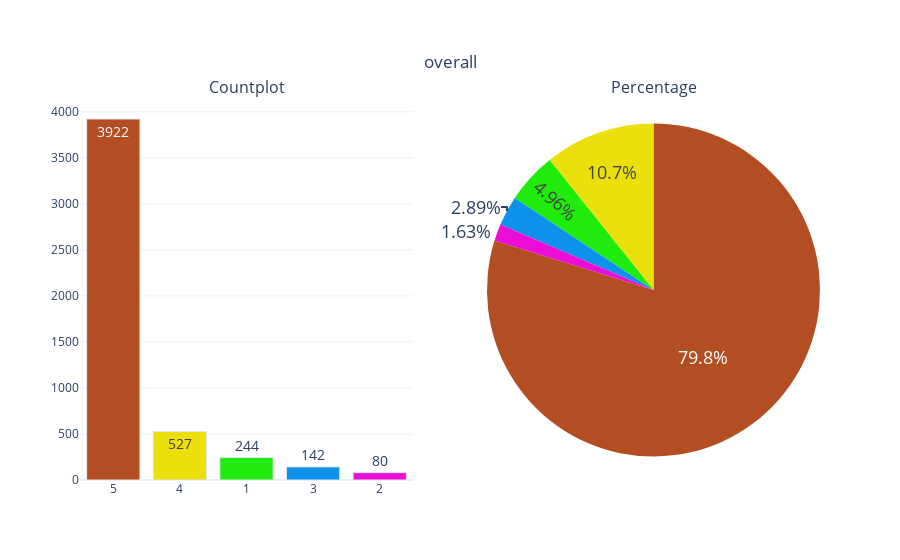

The notebook cell this image was saved under:
### Code cell
catagorical_variable_summary(df,'overall')

### Figure 1 — Plotly figure (JSON) as saved in the notebook; plotly's stock layout.template omitted (floating-point values rounded to 4 significant figures)
{"data": [{"marker": {"color": ["#B34D22", "#EBE00C", "#1FEB0C", "#0C92EB", "#EB0CD5"], "line": {"color": "#DBE6EC", "width": 1}}, "name": "overall", "showlegend": false, "text": ["3922", "527", "244", "142", "80"], "textfont": {"size": 14}, "textposition": "auto", "type": "bar", "x": ["5", "4", "1", "3", "2"], "xaxis": "x", "y": [3922, 527, 244, 142, 80], "yaxis": "y"}, {"domain": {"x": [0.55, 1], "y": [0, 1]}, "labels": [5, 4, 1, 3, 2], "marker": {"colors": ["#B34D22", "#EBE00C", "#1FEB0C", "#0C92EB", "#EB0CD5"]}, "name": "overall", "showlegend": false, "textfont": {"size": 18}, "textposition": "auto", "type": "pie", "values": [3922, 527, 244, 142, 80]}], "layout": {"annotations": [{"font": {"size": 16}, "showarrow": false, "text": "Countplot", "x": 0.225, "xanchor": "center", "xref": "paper", "y": 1, "yanchor": "bottom", "yref": "paper"}, {"font": {"size": 16}, "showarrow": false, "text": "Percentage", "x": 0.775, "xanchor": "center", "xref": "paper", "y": 1, "yanchor": "bottom", "yref": "paper"}], "title": {"text": "overall", "x": 0.5, "xanchor": "center", "y": 0.9, "yanchor": "top"}, "xaxis": {"anchor": "y", "domain": [0, 0.45]}, "yaxis": {"anchor": "x", "domain": [0, 1]}}}
